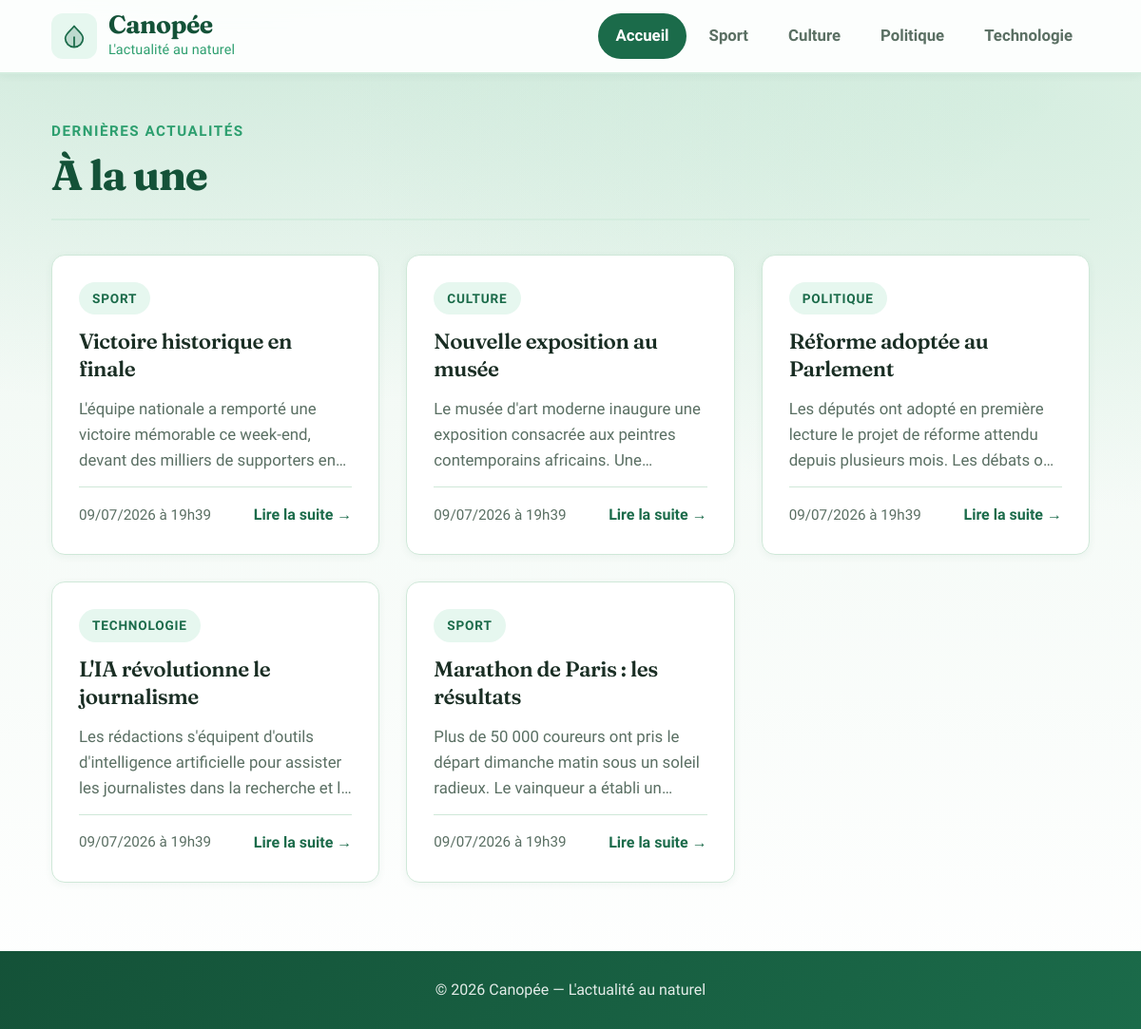
The page / on the database its author committed.
### tables this page shows
CREATE TABLE IF NOT EXISTS Categorie (
    id       INT UNSIGNED AUTO_INCREMENT PRIMARY KEY,
    libelle  VARCHAR(100) NOT NULL
);

CREATE TABLE IF NOT EXISTS Article (
    id               INT UNSIGNED AUTO_INCREMENT PRIMARY KEY,
    titre            VARCHAR(255) NOT NULL,
    contenu          TEXT NOT NULL,
    dateCreation     DATETIME NOT NULL DEFAULT CURRENT_TIMESTAMP,
    dateModification DATETIME NOT NULL DEFAULT CURRENT_TIMESTAMP ON UPDATE CURRENT_TIMESTAMP,
    categorie        INT UNSIGNED NOT NULL,
    CONSTRAINT fk_article_categorie
        FOREIGN KEY (categorie) REFERENCES Categorie(id)
        ON DELETE CASCADE
);

### includes/functions.php (called while the page is built)
<?php
function e(?string $value): string
{
    return htmlspecialchars($value ?? '', ENT_QUOTES, 'UTF-8');
}
function formatDate(string $date): string
{
    return date('d/m/Y \à H\hi', strtotime($date));
}
function excerpt(string $text, int $length = 150): string
{
    if (mb_strlen($text) <= $length) {
        return $text;
    }
    return mb_substr($text, 0, $length) . '…';
}

### index.php (the view, shortened to what this page needs)
<?php
require_once __DIR__ . '/includes/functions.php';
$pdo = getConnection();
$categories = $pdo->query('SELECT * FROM Categorie')->fetchAll();
$sql = 'SELECT a.id, a.titre, a.contenu, a.dateCreation,
               c.id AS categorieId, c.libelle AS categorieLibelle
        FROM Article a
        INNER JOIN Categorie c ON a.categorie = c.id
        ORDER BY a.dateCreation DESC';
$articles = $pdo->query($sql)->fetchAll();
$categorieActive = null;
require_once __DIR__ . '/includes/header.php';
?>
<section class="page-header">
    <p class="page-eyebrow">Dernières actualités</p>
    <h1 class="page-title">À la une</h1>
</section>
<?php if (empty($articles)): ?>
    <div class="empty-state">
        <p>Aucun article disponible pour le moment.</p>
    </div>
<?php else: ?>
    <div class="articles-grid">
        <?php foreach ($articles as $article): ?>
            <article class="article-card">
                <a href="categorie.php?id=<?= $article['categorieId'] ?>" class="badge">
                    <?= e($article['categorieLibelle']) ?>
                </a>
                <h2 class="article-card__title">
                    <a href="article.php?id=<?= $article['id'] ?>"><?= e($article['titre']) ?></a>
                </h2>
                <p class="article-card__excerpt"><?= e(excerpt($article['contenu'])) ?></p>
                <div class="article-card__footer">
                    <time class="article-card__date"><?= e(formatDate($article['dateCreation'])) ?></time>
                    <a href="article.php?id=<?= $article['id'] ?>" class="article-card__link">
                        Lire la suite →
                    </a>
                </div>
            </article>
        <?php endforeach; ?>
    </div>
<?php endif; ?>
<?php require_once __DIR__ . '/includes/footer.php'; ?>

### includes/header.php (shortened to what this page needs)
<!DOCTYPE html>
<html lang="fr">
<head>
    <link rel="stylesheet" href="css/style.css">
</head>
<body>
<header class="site-header">
    <div class="container header-inner">
        <a href="index.php" class="logo">
            <span class="logo-icon" aria-hidden="true">
            </span>
            <span class="logo-text">
                <span class="logo-name">Canopée</span>
                <span class="logo-tagline">L'actualité au naturel</span>
            </span>
        </a>
        <nav class="nav" aria-label="Navigation principale">
            <a href="index.php" class="nav-link<?= ($categorieActive ?? null) === null ? ' is-active' : '' ?>">Accueil</a>
            <?php foreach ($categories as $cat): ?>
                <a href="categorie.php?id=<?= $cat['id'] ?>"
                   class="nav-link<?= ($categorieActive ?? null) == $cat['id'] ? ' is-active' : '' ?>">
                    <?= e($cat['libelle']) ?>
                </a>
            <?php endforeach; ?>
        </nav>
    </div>
</header>
<main class="container main-content">

### includes/footer.php (shortened to what this page needs)
</main>
<footer class="site-footer">
    <div class="container">
        <p>&copy; <?= date('Y') ?> Canopée — L'actualité au naturel</p>
    </div>
</footer>
</body>
</html>

### rows shown on the page
categorie: libelle "Sport"
categorie: libelle "Culture"
categorie: libelle "Politique"
categorie: libelle "Technologie"
article: categorie.libelle "SPORT", titre "Victoire historique en finale", contenu "L'équipe nationale a remporté une victoire mémorable ce week-end, devant des milliers de supporters…", dateCreation "09/07/2026 à 19h39"
article: categorie.libelle "CULTURE", titre "Nouvelle exposition au musée", contenu "Le musée d'art moderne inaugure une exposition consacrée aux peintres contemporains africains.…", dateCreation "09/07/2026 à 19h39"
article: categorie.libelle "POLITIQUE", titre "Réforme adoptée au Parlement", contenu "Les députés ont adopté en première lecture le projet de réforme attendu depuis plusieurs mois. Les débats…", dateCreation "09/07/2026 à 19h39"
article: categorie.libelle "TECHNOLOGIE", titre "L'IA révolutionne le journalisme", contenu "Les rédactions s'équipent d'outils d'intelligence artificielle pour assister les journalistes dans la recherche et…", dateCreation "09/07/2026 à 19h39"
article: categorie.libelle "SPORT", titre "Marathon de Paris : les résultats", contenu "Plus de 50 000 coureurs ont pris le départ dimanche matin sous un soleil radieux. Le vainqueur a établi…", dateCreation "09/07/2026 à 19h39"
